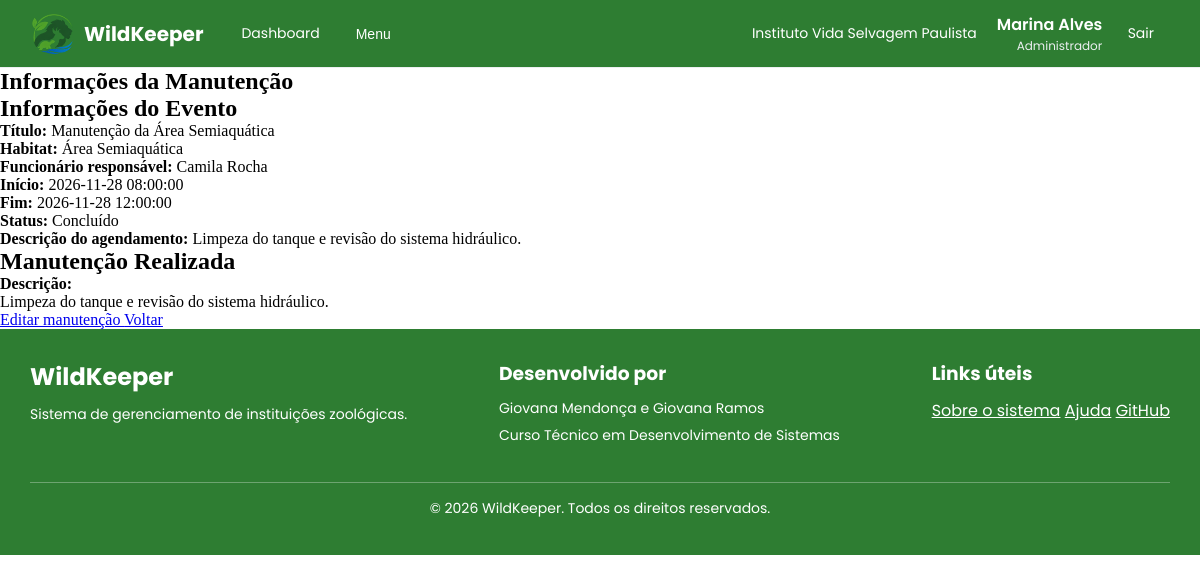
Page /src/manutencoes/mostrar_manutencao.php?id=4 (signed in) on the committed database.
### tables this page shows
CREATE TABLE
    IF NOT EXISTS manutencao_habitats (
        id INT PRIMARY KEY AUTO_INCREMENT,
        descricao TEXT NOT NULL,
        evento_id INT NOT NULL,
        FOREIGN KEY (evento_id) REFERENCES eventos (id),
        created_at TIMESTAMP DEFAULT CURRENT_TIMESTAMP,
        updated_at TIMESTAMP DEFAULT CURRENT_TIMESTAMP ON UPDATE CURRENT_TIMESTAMP
    );

CREATE TABLE
    IF NOT EXISTS eventos (
        id INT PRIMARY KEY AUTO_INCREMENT,
        titulo VARCHAR(255) NOT NULL,
        descricao TEXT,
        tipo ENUM (
            'Consulta',
            'Vacinação',
            'Alimentação',
            'Manutenção',
            'Transferência',
            'Outro'
        ),
        data_inicio DATETIME NOT NULL,
        data_fim DATETIME NOT NULL,
        animal_id INT DEFAULT NULL,
        habitat_id INT DEFAULT NULL,
        funcionario_id INT NOT NULL,
        status ENUM (
            'Agendado',
            'Em andamento',
            'Concluído',
            'Cancelado'
        ) DEFAULT 'Agendado',
        instituicao_id INT NOT NULL,
        FOREIGN KEY (animal_id) REFERENCES animais (id),
        FOREIGN KEY (habitat_id) REFERENCES habitats (id),
        FOREIGN KEY (funcionario_id) REFERENCES users (id),
        FOREIGN KEY (instituicao_id) REFERENCES instituicoes (id),
        created_at TIMESTAMP DEFAULT CURRENT_TIMESTAMP,
        updated_at TIMESTAMP DEFAULT CURRENT_TIMESTAMP ON UPDATE CURRENT_TIMESTAMP
    );

CREATE TABLE
    IF NOT EXISTS habitats (
        id INT PRIMARY KEY AUTO_INCREMENT,
        nome VARCHAR(50) NOT NULL,
        descricao TEXT NOT NULL,
        bioma VARCHAR(50) NOT NULL,
        temperatura DECIMAL(5, 2) NOT NULL,  
        umidade DECIMAL(5, 2) NOT NULL,  
        capacidade INT NOT NULL,  
        status ENUM ('Ativo', 'Em manutenção', 'Interditado') DEFAULT 'Ativo',
        instituicao_id INT NOT NULL,
        FOREIGN KEY (instituicao_id) REFERENCES instituicoes (id),
        created_at TIMESTAMP DEFAULT CURRENT_TIMESTAMP,
        updated_at TIMESTAMP DEFAULT CURRENT_TIMESTAMP ON UPDATE CURRENT_TIMESTAMP
    );

CREATE TABLE
    IF NOT EXISTS users (
        id INT PRIMARY KEY AUTO_INCREMENT,
        nome VARCHAR(100) NOT NULL,
        cpf VARCHAR(14) NOT NULL UNIQUE,
        data_nascimento DATE NOT NULL,
        genero ENUM (
            'Masculino',
            'Feminino',
            'Não-binário',
            'Outro',
            'Prefiro não informar'
        ) NOT NULL,
        telefone VARCHAR(20) NOT NULL UNIQUE,
        email VARCHAR(100) NOT NULL UNIQUE,
        senha_hash VARCHAR(255) NOT NULL,
        cargo_id INT NOT NULL,
        status ENUM ('Ativo', 'Férias', 'Afastado', 'Desligado') DEFAULT 'Ativo',
        instituicao_id INT NOT NULL,
        FOREIGN KEY (cargo_id) REFERENCES cargos (id),
        FOREIGN KEY (instituicao_id) REFERENCES instituicoes (id),
        created_at TIMESTAMP DEFAULT CURRENT_TIMESTAMP,
        updated_at TIMESTAMP DEFAULT CURRENT_TIMESTAMP ON UPDATE CURRENT_TIMESTAMP
    );

### src/manutencoes/mostrar_manutencao.php (the view, shortened to what this page needs)
<?php
include "../includes/autenticacao.php";
$instituicao_id = $_SESSION['instituicao_id'];
$id = trim($_GET['id'] ?? '');
$sql = "SELECT
    manutencao_habitats.id AS manutencao_id,
    manutencao_habitats.descricao AS manutencao_descricao,
    manutencao_habitats.created_at AS manutencao_created_at,
    manutencao_habitats.updated_at AS manutencao_updated_at,
    eventos.id AS evento_id,
    eventos.titulo,
    eventos.descricao AS evento_descricao,
    eventos.data_inicio,
    eventos.data_fim,
    eventos.status,
    habitats.id AS habitat_id,
    habitats.nome AS habitat_nome,
    users.id AS funcionario_id,
    users.nome AS funcionario_nome
FROM manutencao_habitats
INNER JOIN eventos
    ON manutencao_habitats.evento_id = eventos.id
INNER JOIN habitats
    ON eventos.habitat_id = habitats.id
INNER JOIN users
    ON eventos.funcionario_id = users.id
WHERE manutencao_habitats.id = ?
AND eventos.tipo = 'Manutenção'
AND eventos.instituicao_id = ?";
$stmt = $conexao->prepare($sql);
$stmt->bind_param("ii", $id, $instituicao_id);
$stmt->execute();
$result = $stmt->get_result();
$manutencao = $result->fetch_assoc();
?>
<!DOCTYPE html>
<html lang="pt-br">
<head>
    <link rel="stylesheet" href="../../assets/css/reset.css">
    <link rel="stylesheet" href="../../assets/css/dashboard_global.css">
</head>
<body>
    <?php include "../includes/dashboard-header.php" ?>
    <main>
        <section>
            <h1>Informações da Manutenção</h1>
            <article>
                <h2>Informações do Evento</h2>
                <p>
                    <strong>Título:</strong>
                    <?= htmlspecialchars($manutencao['titulo']) ?>
                </p>
                <p>
                    <strong>Habitat:</strong>
                    <?= htmlspecialchars($manutencao['habitat_nome']) ?>
                </p>
                <p>
                    <strong>Funcionário responsável:</strong>
                    <?= htmlspecialchars($manutencao['funcionario_nome']) ?>
                </p>
                <p>
                    <strong>Início:</strong>
                    <?= htmlspecialchars($manutencao['data_inicio']) ?>
                </p>
                <p>
                    <strong>Fim:</strong>
                    <?= htmlspecialchars($manutencao['data_fim']) ?>
                </p>
                <p>
                    <strong>Status:</strong>
                    <?= htmlspecialchars($manutencao['status']) ?>
                </p>
                <?php if (!empty($manutencao['evento_descricao'])): ?>
                    <p>
                        <strong>Descrição do agendamento:</strong>
                        <?= nl2br(htmlspecialchars($manutencao['evento_descricao'])) ?>
                    </p>
                <?php endif; ?>
            </article>
            <article>
                <h2>Manutenção Realizada</h2>
                <p>
                    <strong>Descrição:</strong>
                </p>
                <p>
                    <?= nl2br(htmlspecialchars($manutencao['manutencao_descricao'])) ?>
                </p>
            </article>
            <div>
                <a href="editar_manutencao.php?id=<?= $manutencao['manutencao_id'] ?>">
                    Editar manutenção
                </a>
                <a href="index.php">
                    Voltar
                </a>
            </div>
        </section>
    </main>
    <?php include "../includes/dashboard-footer.php" ?>
</body>
</html>

### assets/css/dashboard_global.css (style rules this page uses)
:root { --verde-principal: #2E7D32; --verde-claro: #81C784; --azul: #1565C0; --cinza: #ECEFF1; --branco: #FFFFFF; --erro-sair: #D32F2F; --sucesso: #388E3C; --texto: #263238; }

### rows in the picture
manutencao_habitats: evento.titulo "Manutenção da Área Semiaquática", habitats.nome "Área Semiaquática", users.nome "Camila Rocha", evento.data_inicio "2026-11-28 08:00:00", evento.data_fim "2026-11-28 12:00:00", evento.status "Concluído", evento.descricao "Limpeza do tanque e revisão do sistema hidráulico.", descricao "Limpeza do tanque e revisão do sistema hidráulico."

### other values in the picture
$_SESSION['instituicao_nome'] "Instituto Vida Selvagem Paulista"
$_SESSION['nome'] "Marina Alves"
$_SESSION['cargo_nome'] "Administrador"
